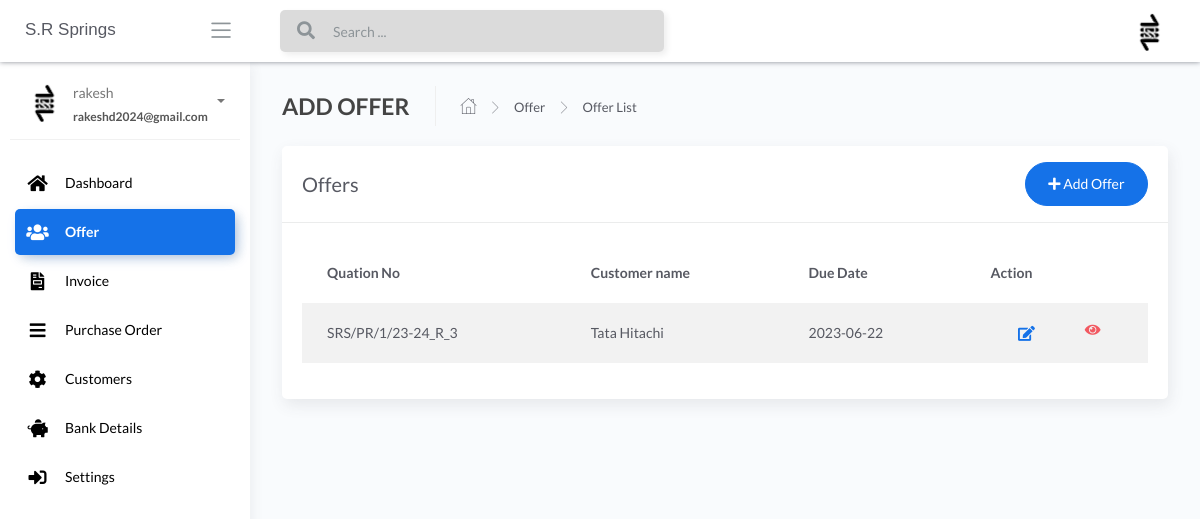
Before: /offer-offerlist (signed in) with the older database file.
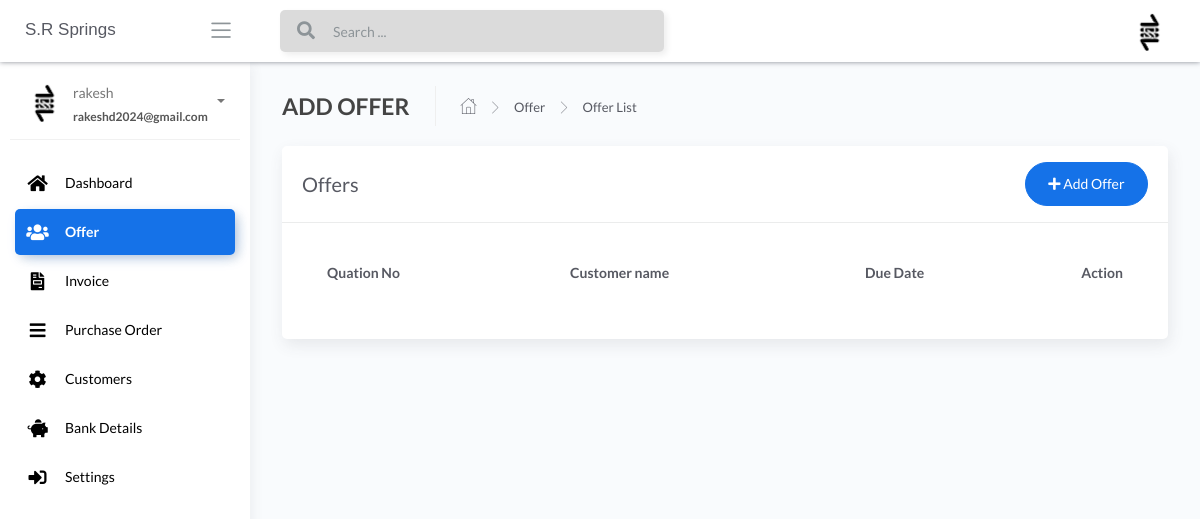
After: the same page with the newer database file.
### apps/home/models.py (models this page shows, shortened)
class AddOffer(db.Model):
    __tablename__ = "addoffer"
    id = db.Column(db.Integer, primary_key=True)
    customer_name_offer = db.Column(db.String())
    due_date_offer = db.Column(db.String())
    quotation_number_offer = db.Column(db.String())
    marketing_person_offer = db.Column(db.String())
    currency_type_offer = db.Column(db.String())
    product_kit_offer_json = db.Column(db.String())
    grossAmount = db.Column(db.Float())
    discountType = db.Column(db.String())
    discountValue = db.Column(db.Float())
    assessableValue = db.Column(db.Float())
    pfPercentage = db.Column(db.Float())
    pfValue = db.Column(db.Float())
    freightValue = db.Column(db.Float())
    totalFreight = db.Column(db.Float())
    tcsPercentage = db.Column(db.Float())
    gstType = db.Column(db.String())
    tcsValue = db.Column(db.Float())
    gstPercentage = db.Column(db.Float())
    gstValue = db.Column(db.Float())
    roundOffType = db.Column(db.String())
    roundOffValue = db.Column(db.Float())
    grandTotal = db.Column(db.Float())
    subject_offer = db.Column(db.String())
    reference_offer = db.Column(db.String())
    description_offer = db.Column(db.String())
    footer_description_offer = db.Column(db.String())
    notes_offer = db.Column(db.String())
    price_basis_offer = db.Column(db.String())
    PandFcharges_offer = db.Column(db.String())
    igst_terms_offer = db.Column(db.String())
    hsn_code_offer = db.Column(db.String())
    payment_terms_offer = db.Column(db.String())
    delivery_terms_offer = db.Column(db.String())
    freight_terms_offer = db.Column(db.String())
    validity_terms_offer = db.Column(db.String())
    warrenty_terms_offer = db.Column(db.String())

### apps/home/routes.py (the view)
@blueprint.route('/offer-offerlist', methods=['GET', 'POST'])
@login_required
def retrieve_list():
    add_user = AddOffer.query.all()
    return render_template('home/users.html',add_user=add_user, segment='offer-offerlist')

### apps/__init__.py (called while the page is built)
def configure_database(app):
    @app.before_first_request
    def initialize_database():
        db.create_all()
    @app.teardown_request
    def shutdown_session(exception=None):
        db.session.remove()

### apps/authentication/models.py (called while the page is built)
@login_manager.user_loader
def user_loader(id):
    return Users.query.filter_by(id=id).first()

### apps/templates/home/users.html (shortened to what this page needs)
{% extends "layouts/base.html" %}
{% block content %}
	<div class="content">
		<div class="page-inner">
			<div class="page-header">
				<h4 class="page-title">ADD OFFER</h4>
				<ul class="breadcrumbs">
					<li class="nav-home">
						<a href="#">
							<i class="flaticon-home"></i>
						</a>
					</li>
					<li class="separator">
						<i class="flaticon-right-arrow"></i>
					</li>
					<li class="nav-item">
						<a href="#">Offer</a>
					</li>
					<li class="separator">
						<i class="flaticon-right-arrow"></i>
					</li>
					<li class="nav-item">
						<a href="#">Offer List</a>
					</li>
				</ul>
			</div>
			<div class="row">
				<div class="col-md-12">
					<div class="card">
						<div class="card-header">
							<div class="d-flex align-items-center">
								<h4 class="card-title">Offers</h4>
								<a href="/offer-addoffer" class="ml-auto">
									<button class="btn btn-primary btn-round ml-auto" data-toggle="modal"
										data-target="#addRowModal">
										<i class="fa fa-plus"></i>
										Add Offer
									</button>
								</a>
							</div>
						</div>
						<div class="card-body">
							<div class="table-responsive">
								<table id="add-row" class="display table table-striped table-hover" >
									<thead>
										<tr>
											<th>Quation No</th>
											<th>Customer name</th>
											<th>Due Date</th>
											<th style="width: 10%">Action</th>
										</tr>
									</thead>
									<tbody>
										{% for user in add_user %}
											<tr
											{% if loop.index %2==0 %}
											{% else %}
											{% endif %}
											>
											<td>{{user.quotation_number_offer}}</td>
											<td>{{user.customer_name_offer}}</td>
											<td>{{user.due_date_offer}}</td>
											<td>
											<div class="form-button-action">
											<span style="font-size: 24px;color:green;">
											<a href="/{{user.id}}/edit-addoffer" type="button" class="btn btn-link btn-primary btn-lg"> <i class="fas fa-edit" ></i></a>
											</span>
											<span style="font-size: 24px;color:red;">
											<a href="/{{user.id}}/offer_pdf" type="button" class="btn btn-link btn-danger"> <i class="fa fa-eye"></i></a>
											</span>
											</div>
											</td>
										</tr>
									{% endfor %}
									</tbody>
								</table>
							</div>
						</div>
					</div>
				</div>
			</div>
		</div>
	</div>
{% endblock content %}

Changed rows visible on the page:
removed AddOffer: quotation_number_offer "SRS/PR/1/23-24_R_3", customer_name_offer "Tata Hitachi", due_date_offer "2023-06-22"
